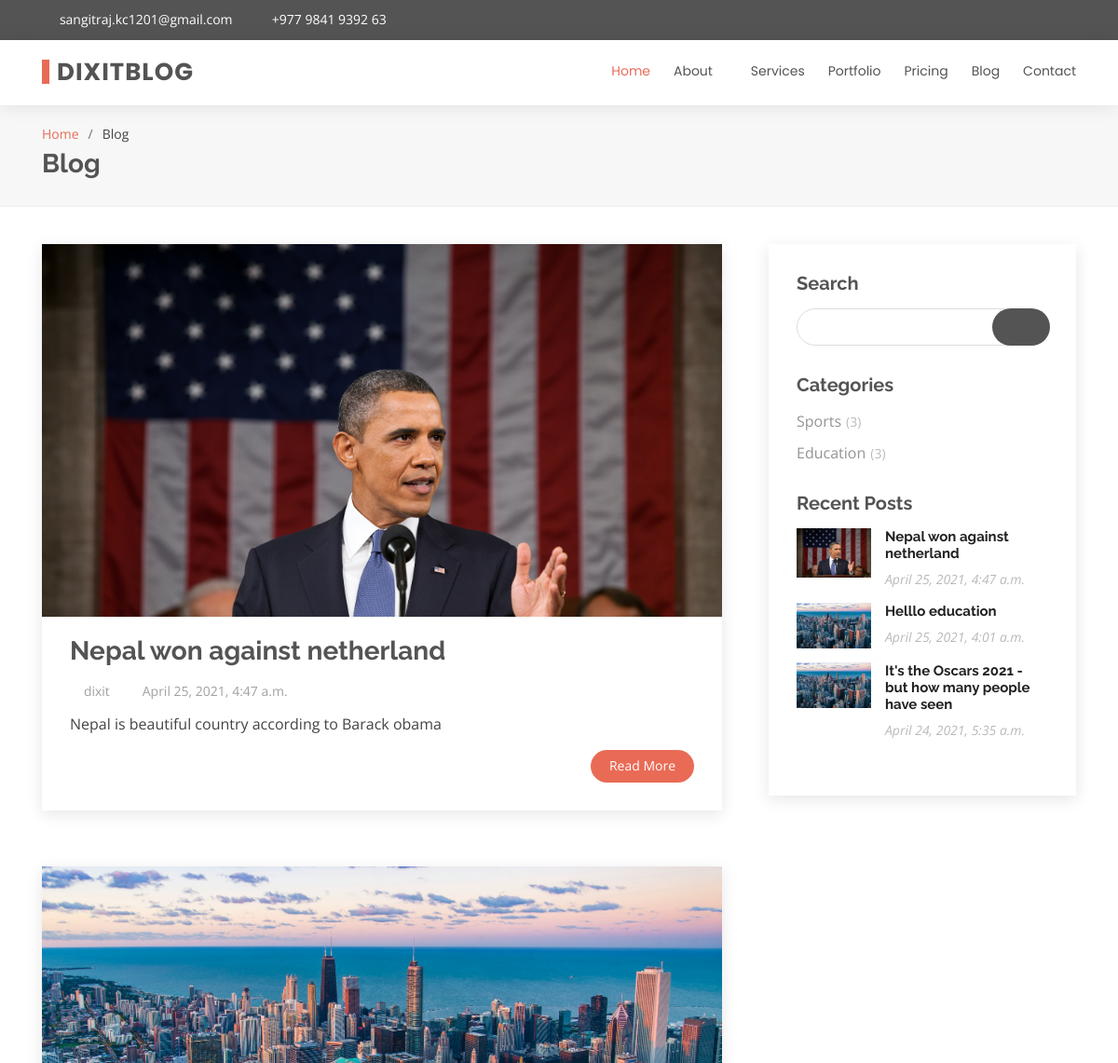
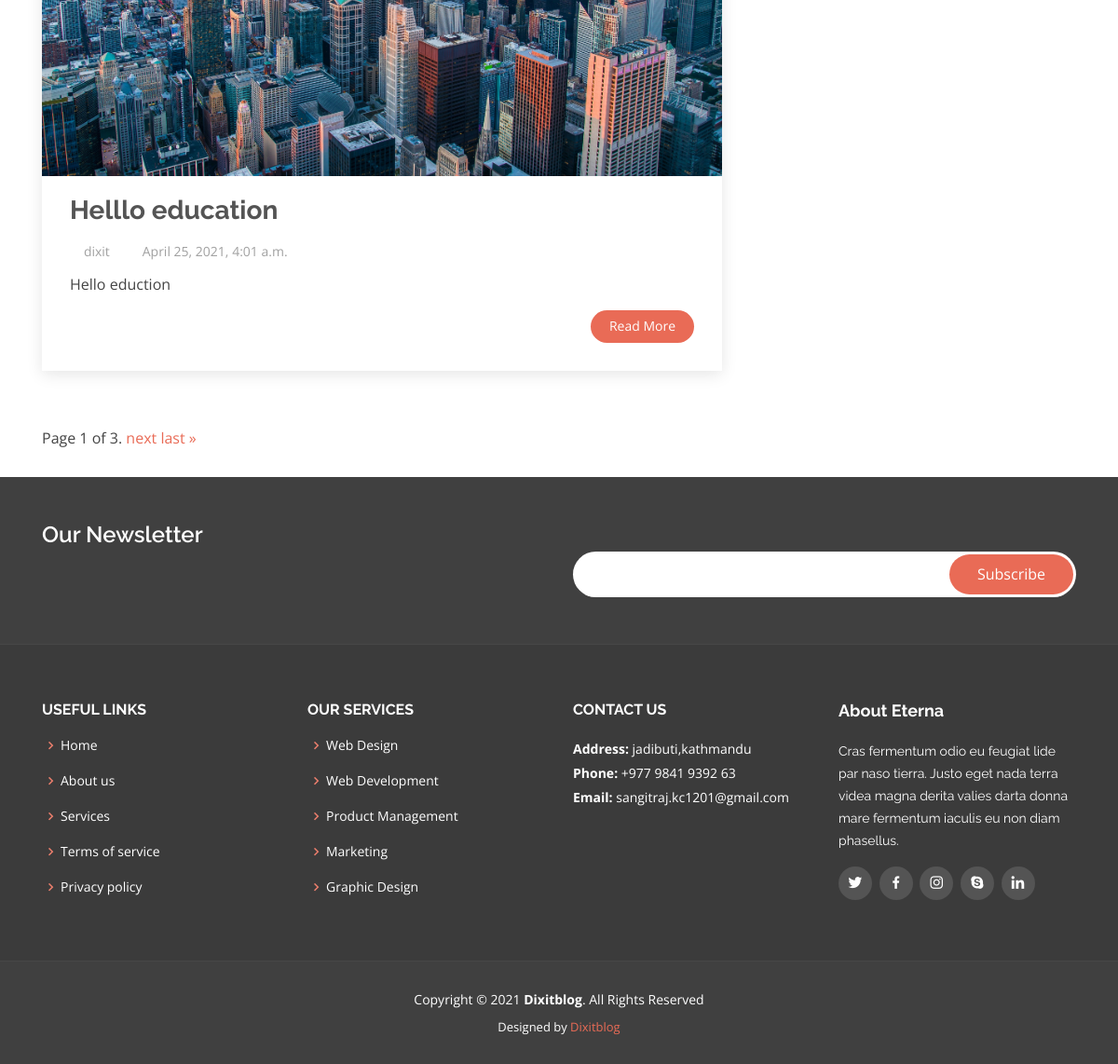
Page /blog on the committed database (2 pictures, top to bottom).
### blog/models.py (models this page shows, shortened)
class ProjectConfig(models.Model):
    company_name = models.CharField(max_length=255)
    company_email = models.CharField(max_length=255)
    company_phone = models.CharField(max_length=100)
    company_address = models.CharField(max_length=255)
    company_fax = models.IntegerField(default=0)
    company_logo = models.ImageField(upload_to='logo')

class News(models.Model):
    created_at = models.DateTimeField(timezone.now())
    posted_by = models.ForeignKey(User, on_delete=models.CASCADE)
    status = models.BooleanField(default=0)
    category_id = models.ForeignKey(Category, on_delete=models.CASCADE)
    title = models.CharField(max_length=255, unique=True)
    slug = models.CharField(max_length=255, unique=True)
    image = models.ImageField(upload_to='news', null=False)
    description = RichTextField()
    page_visit = models.IntegerField(default=0)

class Category(models.Model):
    created_at = models.DateTimeField(timezone.now())
    posted_by = models.ForeignKey(User, on_delete=models.CASCADE)
    title = models.CharField(max_length=255, unique=True)
    slug = models.SlugField(max_length=255, unique=True)
    image = models.ImageField(upload_to='category')
    description = RichTextField()

### blog/views.py (the view)
# urls.py: path('blog',views.blog,name='blog'),
def blog(request):
    news_list = News.objects.order_by('-id')
    paginator = Paginator(news_list,2) # Show 25 contacts per page.
    page_number = request.GET.get('page')
    page_obj = paginator.get_page(page_number)
    data = {
        'page_obj':page_obj,
        'recentNews':News.objects.order_by('-id')[:3],
        'categoryData':Category.objects.prefetch_related('news_set')
    }
    return render(request,page_path+'blog/blog.html',data)

### blog/general.py (called while the page is built)
def global_data(request):
    data = {
        'title':'Welcome',
        'settingData':ProjectConfig.objects.first()
        }
    return data

### blog/templates/frontend/pages/blog/blog.html (shortened to what this page needs)
{% extends 'frontend/master/master.html' %}
{%load static%}
{%block content%}
<main id="main">
  <section id="breadcrumbs" class="breadcrumbs">
    <div class="container">
      <ol>
        <li><a href="{% url 'index'%}">Home</a></li>
        <li>Blog</li>
      </ol>
      <h2>Blog</h2>
    </div>
  </section>
  <section id="blog" class="blog">
    <div class="container">
      <div class="row">
        <div class="col-lg-8 entries">
          {% for news in page_obj %}
          <article class="entry">
            <div class="entry-img">
              <img src="{{news.image.url}}" alt="" class="img-fluid">
            </div>
            <h2 class="entry-title">
              <a href="{% url 'blog_details'  news.slug%}">{{news.title}}</a>
            </h2>
            <div class="entry-meta">
              <ul>
                <li class="d-flex align-items-center"><i class="icofont-user"></i> <a href="blog-single.html">{{news.posted_by}}</a></li>
                <li class="d-flex align-items-center"><i class="icofont-wall-clock"></i> <a
                    href="{% url 'blog_details'  news.slug%}"><time datetime="2020-01-01">{{news.created_at}}</time></a></li>
              </ul>
            </div>
            <div class="entry-content">
              <p>
                {{news.description |safe |truncatechars:'100'}}
              </p>
              <div class="read-more">
                <a href="{% url 'blog_details'  news.slug%}">Read More</a>
              </div>
            </div>
          </article>
          {%endfor%}
          <div class="pagination">
            <span class="step-links">
              <span class="current">
                Page {{ page_obj.number }} of {{ page_obj.paginator.num_pages }}.
              </span>
              {% if page_obj.has_next %}
              <a href="?page={{ page_obj.next_page_number }}">next</a>
              <a href="?page={{ page_obj.paginator.num_pages }}">last &raquo;</a>
              {% endif %}
            </span>
          </div>
        </div>
        <div class="col-lg-4">
          <div class="sidebar">
            <h3 class="sidebar-title">Search</h3>
            <div class="sidebar-item search-form">
              <form action="">
                <input type="text">
                <button type="submit"><i class="icofont-search"></i></button>
              </form>
            </div>
            <h3 class="sidebar-title">Categories</h3>
            <div class="sidebar-item categories">
              <ul>
                {%for category in categoryData%}
                <li><a href="#">{{category.title.title}}<span>({{category.news_set.count}})</span></a></li>
                {%endfor%}
              </ul>
            </div>
            <h3 class="sidebar-title">Recent Posts</h3>
            <div class="sidebar-item recent-posts">
              {%for res_news in recentNews%}
              <div class="post-item clearfix">
                <img src="{{res_news.image.url}}" alt="">
                <h4><a href="{% url 'blog_details'  res_news.slug%}">{{res_news.title}}</a></h4>
                <time datetime="2020-01-01">{{res_news.created_at}}</time>
              </div>
              {%endfor%}
            </div>
          </div>
        </div>
      </div>
    </div>
  </section>
</main>
{%endblock%}

### blog/templates/frontend/layouts/top-nav.html
  <section id="topbar" class="d-none d-lg-block">
    <div class="container d-flex">
      <div class="contact-info mr-auto">
        <i class="icofont-envelope"></i><a href="mailto:{{settingData.company_email}}">{{settingData.company_email}}</a>
        <i class="icofont-phone"></i> {{settingData.company_phone}}
      </div>
      <div class="social-links">
        <a href="#" class="twitter"><i class="icofont-twitter"></i></a>
        <a href="https://www.facebook.com/dixitkc49" class="facebook"><i class="icofont-facebook"></i></a>
        <a href="https://www.instagram.com/dixit_kc49/" class="instagram"><i class="icofont-instagram"></i></a>
        <a href="#" class="skype"><i class="icofont-skype"></i></a>
        <a href="https://www.linkedin.com/in/sangitrajkc/" class="linkedin"><i class="icofont-linkedin"></i></i></a>
      </div>
    </div>
  </section>

### blog/templates/frontend/layouts/top-header.html (shortened to what this page needs)
  <header id="header">
    <div class="container d-flex">
      <div class="logo mr-auto">
        <h1 class="text-light"><a href="{%url 'index'%}"><span>{{settingData.company_name}}</span></a></h1>
      </div>
      <nav class="nav-menu d-none d-lg-block">
        <ul>
          <li class="active"><a href="{%url 'index'%}">Home</a></li>
          <li class="drop-down"><a href="#">About</a>
          </li>
          <li><a href="{%url 'services'%}">Services</a></li>
          <li><a href="{%url 'portfolio'%}">Portfolio</a></li>
          <li><a href="pricing.html">Pricing</a></li>
          <li><a href="{%url 'blog'%}">Blog</a></li>
          <li><a href="contact.html">Contact</a></li>
        </ul>
      </nav>
    </div>
  </header>

### blog/templates/frontend/layouts/footer.html (shortened to what this page needs)
<footer id="footer">
    <div class="footer-newsletter">
        <div class="container">
            <div class="row">
                <div class="col-lg-6">
                    <h4>Our Newsletter</h4>
                </div>
                <div class="col-lg-6">
                    <form action="" method="post">
                        <input type="email" name="email"><input type="submit" value="Subscribe">
                    </form>
                </div>
            </div>
        </div>
    </div>
    <div class="footer-top">
        <div class="container">
            <div class="row">
                <div class="col-lg-3 col-md-6 footer-links">
                    <h4>Useful Links</h4>
                    <ul>
                        <li><i class="bx bx-chevron-right"></i> <a href="#">Home</a></li>
                        <li><i class="bx bx-chevron-right"></i> <a href="#">About us</a></li>
                        <li><i class="bx bx-chevron-right"></i> <a href="#">Services</a></li>
                        <li><i class="bx bx-chevron-right"></i> <a href="#">Terms of service</a></li>
                        <li><i class="bx bx-chevron-right"></i> <a href="#">Privacy policy</a></li>
                    </ul>
                </div>
                <div class="col-lg-3 col-md-6 footer-links">
                    <h4>Our Services</h4>
                    <ul>
                        <li><i class="bx bx-chevron-right"></i> <a href="#">Web Design</a></li>
                        <li><i class="bx bx-chevron-right"></i> <a href="#">Web Development</a></li>
                        <li><i class="bx bx-chevron-right"></i> <a href="#">Product Management</a></li>
                        <li><i class="bx bx-chevron-right"></i> <a href="#">Marketing</a></li>
                        <li><i class="bx bx-chevron-right"></i> <a href="#">Graphic Design</a></li>
                    </ul>
                </div>
                <div class="col-lg-3 col-md-6 footer-contact">
                    <h4>Contact Us</h4>
                    <p>
                        <strong>Address: </strong> {{ settingData.company_address }} <br>
                        <strong>Phone:</strong> {{ settingData.company_phone }}<br>
                        <strong>Email:</strong> {{ settingData.company_email }}<br>
                    </p>
                </div>
                <div class="col-lg-3 col-md-6 footer-info">
                    <h3>About Eterna</h3>
                    <p>Cras fermentum odio eu feugiat lide par naso tierra. Justo eget nada terra videa magna derita
                        valies darta donna mare fermentum iaculis eu non diam phasellus.</p>
                    <div class="social-links mt-3">
                        <a href="#" class="twitter"><i class="bx bxl-twitter"></i></a>
                        <a href="#" class="facebook"><i class="bx bxl-facebook"></i></a>
                        <a href="#" class="instagram"><i class="bx bxl-instagram"></i></a>
                        <a href="#" class="google-plus"><i class="bx bxl-skype"></i></a>
                        <a href="#" class="linkedin"><i class="bx bxl-linkedin"></i></a>
                    </div>
                </div>
            </div>
        </div>
    </div>
    <div class="container">
        <div class="copyright">
            Copyright &copy; {% now 'Y' %} <strong><span>{{ settingData.company_name }}</span></strong>. All Rights
            Reserved
        </div>
        <div class="credits">
            Designed by <a href="">{{ settingData.company_name }}</a>
        </div>
    </div>
</footer>
{% load static %}
</body>
</html>

### rows in the picture
ProjectConfig: company_email "sangitraj.kc1201@gmail.com", company_phone "+977 9841 9392 63", company_name "DIXITBLOG", company_address "jadibuti,kathmandu", company_name "Dixitblog"
News: image (picture), title "Nepal won against netherland", posted_by "dixit", created_at "April 25, 2021, 4:47 a.m.", description "Nepal is beautiful country according to Barack obama"
News: image (picture), title "Helllo education", posted_by "dixit", created_at "April 25, 2021, 4:01 a.m.", description "Hello eduction"
Category: title "Sports", news_set.count "3"
Category: title "Education", news_set.count "3"
News: image (picture), title "It's the Oscars 2021 - but how many people have seen", created_at "April 24, 2021, 5:35 a.m."

### other values in the picture
{{ page_obj.number }} "1"
{{ page_obj.paginator.num_pages }} "3"
